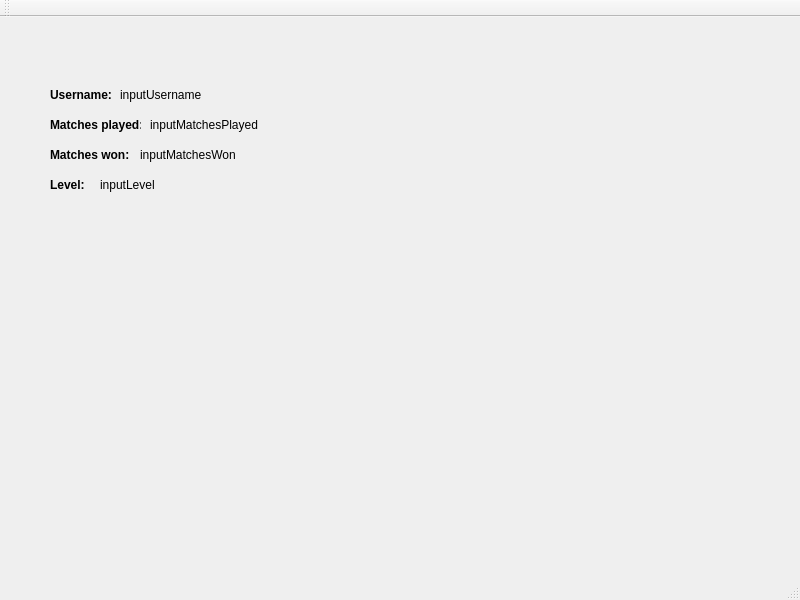
<?xml version="1.0" encoding="UTF-8"?>
<ui version="4.0">
 <class>AccountPageClass</class>
 <widget class="QMainWindow" name="AccountPageClass">
  <property name="geometry">
   <rect>
    <x>0</x>
    <y>0</y>
    <width>800</width>
    <height>600</height>
   </rect>
  </property>
  <property name="windowTitle">
   <string>AccountPage</string>
  </property>
  <property name="styleSheet">
   <string notr="true"/>
  </property>
  <widget class="QWidget" name="centralWidget">
   <property name="styleSheet">
    <string notr="true">border-image: url(:/Poze/Resources/1.jpg);</string>
   </property>
   <widget class="QLabel" name="usernameLabel">
    <property name="geometry">
     <rect>
      <x>50</x>
      <y>70</y>
      <width>71</width>
      <height>16</height>
     </rect>
    </property>
    <property name="font">
     <font>
      <bold>true</bold>
     </font>
    </property>
    <property name="styleSheet">
     <string notr="true">border-image: transparent;</string>
    </property>
    <property name="text">
     <string>Username:</string>
    </property>
   </widget>
   <widget class="QLabel" name="matchesPlayed">
    <property name="geometry">
     <rect>
      <x>50</x>
      <y>100</y>
      <width>91</width>
      <height>16</height>
     </rect>
    </property>
    <property name="font">
     <font>
      <bold>true</bold>
     </font>
    </property>
    <property name="styleSheet">
     <string notr="true">border-image: transparent;</string>
    </property>
    <property name="text">
     <string>Matches played:</string>
    </property>
   </widget>
   <widget class="QLabel" name="usernameEdit">
    <property name="geometry">
     <rect>
      <x>120</x>
      <y>70</y>
      <width>81</width>
      <height>16</height>
     </rect>
    </property>
    <property name="styleSheet">
     <string notr="true">border-image: transparent;</string>
    </property>
    <property name="text">
     <string>inputUsername</string>
    </property>
   </widget>
   <widget class="QLabel" name="matchesPlayedEdit">
    <property name="geometry">
     <rect>
      <x>150</x>
      <y>100</y>
      <width>111</width>
      <height>16</height>
     </rect>
    </property>
    <property name="styleSheet">
     <string notr="true">border-image: transparent;</string>
    </property>
    <property name="text">
     <string>inputMatchesPlayed</string>
    </property>
   </widget>
   <widget class="QLabel" name="matchesWon">
    <property name="geometry">
     <rect>
      <x>50</x>
      <y>130</y>
      <width>91</width>
      <height>16</height>
     </rect>
    </property>
    <property name="font">
     <font>
      <bold>true</bold>
     </font>
    </property>
    <property name="styleSheet">
     <string notr="true">border-image: transparent;</string>
    </property>
    <property name="text">
     <string>Matches won:</string>
    </property>
   </widget>
   <widget class="QLabel" name="Level">
    <property name="geometry">
     <rect>
      <x>50</x>
      <y>160</y>
      <width>41</width>
      <height>16</height>
     </rect>
    </property>
    <property name="font">
     <font>
      <bold>true</bold>
     </font>
    </property>
    <property name="styleSheet">
     <string notr="true">border-image: transparent;</string>
    </property>
    <property name="text">
     <string>Level:</string>
    </property>
   </widget>
   <widget class="QLabel" name="matchesWonEdit">
    <property name="geometry">
     <rect>
      <x>140</x>
      <y>130</y>
      <width>111</width>
      <height>16</height>
     </rect>
    </property>
    <property name="styleSheet">
     <string notr="true">border-image: transparent;</string>
    </property>
    <property name="text">
     <string>inputMatchesWon</string>
    </property>
   </widget>
   <widget class="QLabel" name="levelEdit">
    <property name="geometry">
     <rect>
      <x>100</x>
      <y>160</y>
      <width>61</width>
      <height>16</height>
     </rect>
    </property>
    <property name="styleSheet">
     <string notr="true">border-image: transparent;</string>
    </property>
    <property name="text">
     <string>inputLevel</string>
    </property>
   </widget>
  </widget>
  <widget class="QMenuBar" name="menuBar">
   <property name="geometry">
    <rect>
     <x>0</x>
     <y>0</y>
     <width>800</width>
     <height>22</height>
    </rect>
   </property>
  </widget>
  <widget class="QToolBar" name="mainToolBar">
   <attribute name="toolBarArea">
    <enum>TopToolBarArea</enum>
   </attribute>
   <attribute name="toolBarBreak">
    <bool>false</bool>
   </attribute>
  </widget>
  <widget class="QStatusBar" name="statusBar"/>
 </widget>
 <layoutdefault spacing="6" margin="11"/>
 <resources>
  <include location="Registration.qrc"/>
 </resources>
 <connections/>
</ui>
